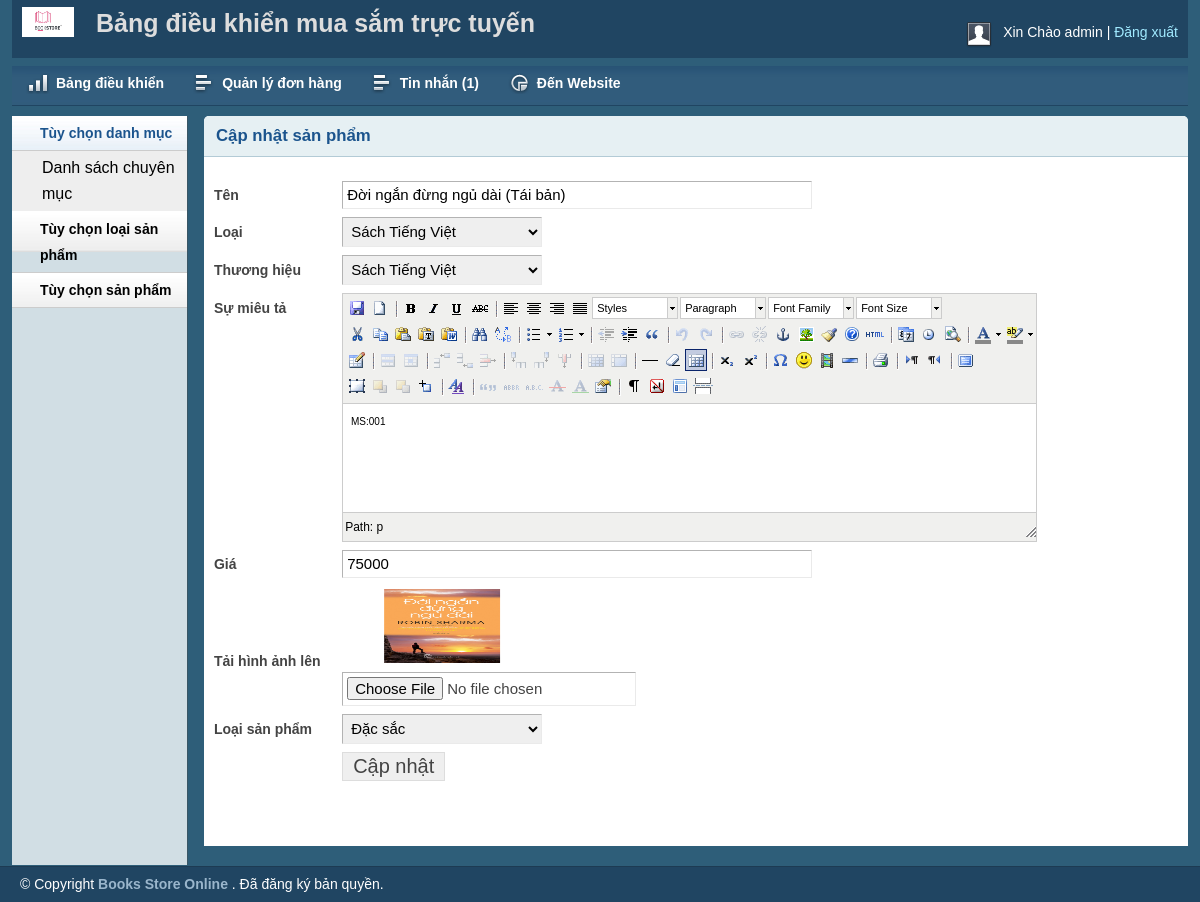
Page /admin/productedit.php?proid=28 (signed in) on the committed database.
### tables this page shows
CREATE TABLE `tbl_product` (
  `productId` int(11) NOT NULL,
  `productName` varchar(255) NOT NULL,
  `catId` int(11) UNSIGNED NOT NULL,
  `brandId` int(11) UNSIGNED NOT NULL,
  `body` text NOT NULL,
  `des` text NOT NULL,
  `price` varchar(255) NOT NULL,
  `image` varchar(255) NOT NULL,
  `type` tinyint(4) NOT NULL DEFAULT 0
);

CREATE TABLE `tbl_category` (
  `catId` int(11) UNSIGNED NOT NULL,
  `catName` varchar(255) NOT NULL
);

CREATE TABLE `tbl_brand` (
  `brandId` int(11) UNSIGNED NOT NULL,
  `brandName` varchar(255) NOT NULL
);

### lib/Database.php (called while the page is built, shortened)
<?php
Class Database{
 public $host   = DB_HOST;
 public $user   = DB_USER;
 public $pass   = DB_PASS;
 public $dbname = DB_NAME;
 public $link;
private function connectDB(){
 $this->link = new mysqli($this->host, $this->user, $this->pass,
  $this->dbname);
 }
public function select($query){
  $result = $this->link->query($query) or
   die($this->link->error.__LINE__);
  if($result->num_rows > 0){
    return $result;
  } else {
    return false;
  }
 }
}

### classess/Product.php (called while the page is built, shortened)
<?php
$filepath = realpath(dirname(__FILE__));
include_once ($filepath.'/../lib/Database.php');
?>
<?php
class Product{
private $db;
	public function __construct()
	{
		$this->db = new Database();
	}
public function getProById($id){
	$query = "SELECT * FROM tbl_product WHERE productId = '$id'";
	$result = $this->db->select($query);
	return $result;
}
}
?>

### classess/Category.php (called while the page is built, shortened)
<?php
$filepath = realpath(dirname(__FILE__));
include_once ($filepath.'/../lib/Database.php');
?>
<?php
class Category
{
private $db;
	public function __construct()
	{
		$this->db = new Database();
	}
public function getAllCat(){
	$query = "SELECT * FROM tbl_category ORDER BY catId DESC";
	$result = $this->db->select($query);
	return $result;
}
}
?>

### classess/Brand.php (called while the page is built, shortened)
<?php
$filepath = realpath(dirname(__FILE__));
include_once ($filepath.'/../lib/Database.php');
?>
<?php
class Brand
{
private $db;
	public function __construct()
	{
		$this->db = new Database();
	}
	public function getAllBrand()
	{
	$query = "SELECT * FROM tbl_brand ORDER BY brandId DESC";
	$result = $this->db->select($query);
	return $result;
	}
	}
?>

### admin/productedit.php (the view, shortened to what this page needs)
<?php include 'inc/header.php';?>
<?php include 'inc/sidebar.php';?>
<?php include '../classess/Product.php';?>
<?php include '../classess/Category.php';?>
<?php include '../classess/Brand.php';?>
<?php
if (!isset($_GET['proid']) || $_GET['proid'] == NULL) {
   echo "<script>window.location='productlist.php';</script>";
} else {
    $id = preg_replace('/[^-a-zA-Z0-9_]/', '', $_GET['proid']);
}
$pd = new Product();
?>
<div class="grid_10">
    <div class="box round first grid">
        <h2>Cập nhật sản phẩm</h2>
        <div class="block">
        <?php
        $getPro = $pd->getProById($id);
        if ($getPro) {
           while ($value = $getPro->fetch_assoc()) {
         ?>
         <form action="" method="post" enctype="multipart/form-data">
            <table class="form">
                <tr>
                    <td>
                        <label>Tên</label>
                    </td>
                    <td>
                        <input type="text" name="productName" value="<?php echo $value['productName'];?>" class="medium" />
                    </td>
                </tr>
				<tr>
                    <td>
                        <label>Loại</label>
                    </td>
                    <td>
                        <select id="select" name="catId">
                            <?php
                            $cat = new Category();
                            $getCat = $cat->getAllCat();
                            if ($getCat) {
                                while ($result = $getCat->fetch_assoc()) {
                                   ?>
                            <option
                            <?php
                            if ($value['catId'] == $result['catId']) { ?>
                               selected = "selected"
                          <?php } ?>
                            value="<?php echo $result['catId'];?>"><?php echo $result['catName'];?>
                            </option>
                        <?php } } ?>
                        </select>
                    </td>
                </tr>
				<tr>
                    <td>
                        <label>Thương hiệu</label>
                    </td>
                    <td>
                        <select id="select" name="brandId">
                             <?php
                            $brand = new Brand();
                            $getBrand = $brand->getAllBrand();
                            if ($getBrand) {
                                while ($result = $getBrand->fetch_assoc()) {
                                   ?>
                             <option
                            <?php
                            if ($value['brandId'] == $result['brandId']) { ?>
                               selected = "selected"
                          <?php } ?>
                            value="<?php echo $result['brandId'];?>"><?php echo $result['brandName'];?>
                            </option>
                        <?php } } ?>
                        </select>
                    </td>
                </tr>
				 <tr>
                    <td style="vertical-align: top; padding-top: 9px;">
                        <label>Sự miêu tả</label>
                    </td>
                    <td>
                    </td>
                </tr>
				<tr>
                    <td>
                        <label>Giá</label>
                    </td>
                    <td>
                        <input type="text" name="price" value="<?php echo $value['price'];?>" class="medium" />
                    </td>
                </tr>
                <tr>
                    <td>
                        <label>Tải hình ảnh lên</label>
                    </td>
                    <td>
                        <img src="<?php echo $value['image'] ;?>" height="80px" width="200px" > <br/>
                        <input type="file" name="image" />
                    </td>
                </tr>
				<tr>
                    <td>
                        <label>Loại sản phẩm</label>
                    </td>
                    <td>
                        <select id="select" name="type">
                            <?php
                            if ($value['type'] == 0) { ?>
                            <option selected = "selected" value="0">Đặc sắc</option>
                         <?php } else { ?>
                            <option selected = "selected" value="1">Tổng quan</option>
                            <option value="0">Đặc sắc</option>
                      <?php  } ?>
                        </select>
                    </td>
                </tr>
				<tr>
                    <td></td>
                    <td>
                        <input type="submit" name="submit" Value="Cập nhật" />
                    </td>
                </tr>
            </table>
            </form>
        <?php } } ?>
        </div>
    </div>
</div>
<?php include 'inc/footer.php';?>

### admin/css/text.css (style rules this page uses)
body { font: 13px/1.5 Tahoma, Helvetica, Arial, 'Liberation Sans', FreeSans, sans-serif; }
h2 { font-size: 23px; }
p, dl, hr, h1, h2, h3, h4, h5, h6, ol, ul, pre, table, address, fieldset { margin-bottom: 20px; }

### admin/css/grid.css (style rules this page uses)
.grid_1, .grid_2, .grid_3, .grid_4, .grid_5, .grid_6, .grid_7, .grid_8, .grid_9, .grid_10, .grid_11, .grid_12, .grid_13, .grid_14, .grid_15, .grid_16 { display: inline; float: left; margin-left: 1%; margin-right: 1%; }
.container_12 .grid_10 { width: 81.333%; }

### admin/css/layout.css (style rules this page uses)
body { background: #fff none repeat scroll 0 0; color: #444; font-size: 14px; padding: 0; }
h1, h2, h3, h4, h5, h6 { line-height:1.2em; margin-bottom:.3em; }
h2 { margin-top:1em; }
.box { background:#fff; margin-bottom:20px; padding:10px 10px 10px 10px; margin-left:-8px; }
.box.grid { padding-bottom:40px; }
.box.round { -moz-border-radius: 5px 5px 0px 0px; -webkit-border-radius: 5px 5px 0px 0px; border-radius: 5px 5px 0px 0px; }
.box h2 { font-size:1.2em; font-weight:bold; color:#1B548D; background:#E6F0F3; margin:-10px -10px 0 -10px; padding:10px 12px; border-bottom:1px solid #B3CBD6; -moz-border-radius: 5px 5px 0px 0px; -webkit-border-radius: 5px 5px 0px 0px; border-radius: 5px 5px 0px 0px; }
.box.first { min-height: 406px; }
.block { padding-top:20px; }
table.form { width:100%; }
table.form td { padding:4px 0px; }
table.form label { font-weight:bold; }
table.form input, table.form select { font-size: 15px; padding: 4px 4px 5px 4px; border-top: 1px solid #b3b3b3; border-left: 1px solid #b3b3b3; border-right: 1px solid #eaeaea; border-bottom: 1px solid #eaeaea; }
table.form input[type="submit"] { border: 1px solid #ddd; color: #444; cursor: pointer; font-size: 20px; padding: 2px 10px; }
input.medium { width: 55%; }
.block { padding-bottom:1px; }
table.form select { width:200px; }

### admin/js/tiny-mce/themes/advanced/skins/default/content.css (style rules this page uses)
body, td, pre { color:#000; font-family:Verdana, Arial, Helvetica, sans-serif; font-size:10px; margin:8px; }
body { background:#FFF; }
h2 { font-size: 1.5em }
img { border:0; }
table, img, hr, .mceItemAnchor { cursor:default }
table td, table th { cursor:text }

### rows in the picture
tbl_product: productName "Đời ngắn đừng ngủ dài (Tái bản)", catId "Sách Tiếng Việt", brandId "Sách Tiếng Việt", price "75000", image (picture), type "Đặc sắc"

### other values in the picture
Session::get('adminName') "admin"
$count "1"
